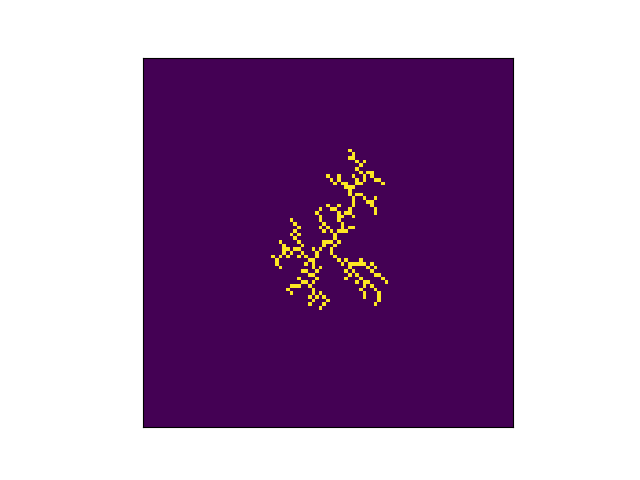

Here is the Python script that generated this plot:


import numpy as np
import matplotlib.pyplot as plt

# Set the size of the grid and the number of particles
grid_size = 101

# Create the grid and initialize the center point
grid = np.zeros((grid_size, grid_size))

# Create a list of particles, starting at the center
c = grid_size // 2
particles = [(c,c)]
grid[c,c] = 1

# Create a list of particles, starting at the center
particles = []

# Define a function to check if a particle is touching the cluster
def touching_cluster(x, y):
    for dx in range(-1, 2):
        for dy in range(-1, 2):
            xdx = x + dx
            ydy = y + dy
            if xdx == grid_size or ydy == grid_size or xdx == -1 or ydy == -1:
                continue
            #print(xdx,ydy)             print(c,c)   
            if grid[xdx, ydy] == 1:
                return True
    return False

# Define a function to check if a particle is touching the edge
def touching_edge(x,y):
    if x == grid_size-1 or x == 0 or y == grid_size-1 or y == 0:
        return True
    return False

def crossing(x,y,r):
    if (x-c)**2 + (y-c)**2 > 4*r**2+1:
        return True
    else:
        return False





r = 0
# Run the simulation
while r <= grid_size/4:
    # Generate a random starting position for the particle
    #x, y = np.random.randint(0, grid_size), np.random.randint(0, grid_size) 
    angle = np.random.uniform(0,2*np.pi)
    x, y = int(np.ceil(c+(r+1)*np.cos(angle))), int(np.ceil(c+(r+1)*np.sin(angle))) 
    #print(r)
    while not (touching_cluster(x, y) or crossing(x,y,r)):
        # Move the particle randomly until it touches the cluster
        dir = np.random.randint(1,5)

        if dir == 1: x+= 1
        if dir == 2: x-= 1
        if dir == 3: y+= 1
        if dir == 4: y-= 1
        #print(x-c,y-c)
    # Add the particle to the cluster

    if crossing(x,y,r):
        continue
    grid[x, y] = 1
    rt = np.sqrt((x-c)**2+(y-c)**2)
    if (rt > r):
        r = rt
    particles.append((x, y))

# Plot the cluster
fig, ax = plt.subplots()
ax.imshow(grid)
ax.set_xticks([])
ax.set_yticks([])
plt.savefig(r'Ques11/Q11(ii).png')
plt.show()
